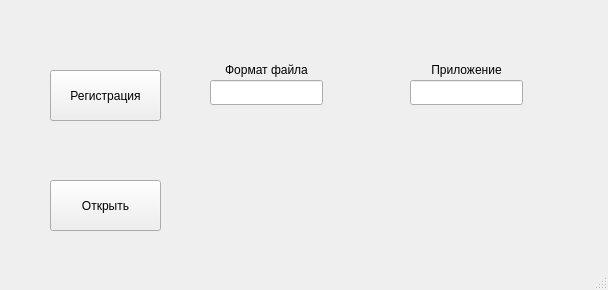
<?xml version="1.0" encoding="UTF-8"?>
<ui version="4.0">
 <class>MainWindow</class>
 <widget class="QMainWindow" name="MainWindow">
  <property name="geometry">
   <rect>
    <x>0</x>
    <y>0</y>
    <width>608</width>
    <height>290</height>
   </rect>
  </property>
  <property name="windowTitle">
   <string>Demo</string>
  </property>
  <widget class="QWidget" name="centralwidget">
   <widget class="QPushButton" name="RegisterButton">
    <property name="geometry">
     <rect>
      <x>50</x>
      <y>70</y>
      <width>111</width>
      <height>51</height>
     </rect>
    </property>
    <property name="text">
     <string>Регистрация</string>
    </property>
   </widget>
   <widget class="QPushButton" name="OpenButton">
    <property name="geometry">
     <rect>
      <x>50</x>
      <y>180</y>
      <width>111</width>
      <height>51</height>
     </rect>
    </property>
    <property name="text">
     <string>Открыть</string>
    </property>
   </widget>
   <widget class="QLabel" name="label">
    <property name="geometry">
     <rect>
      <x>206</x>
      <y>60</y>
      <width>121</width>
      <height>20</height>
     </rect>
    </property>
    <property name="text">
     <string>Формат файла</string>
    </property>
    <property name="alignment">
     <set>Qt::AlignCenter</set>
    </property>
   </widget>
   <widget class="QLabel" name="label_2">
    <property name="geometry">
     <rect>
      <x>406</x>
      <y>60</y>
      <width>121</width>
      <height>20</height>
     </rect>
    </property>
    <property name="text">
     <string>Приложение</string>
    </property>
    <property name="alignment">
     <set>Qt::AlignCenter</set>
    </property>
   </widget>
   <widget class="QLineEdit" name="FileFormat">
    <property name="geometry">
     <rect>
      <x>210</x>
      <y>80</y>
      <width>113</width>
      <height>25</height>
     </rect>
    </property>
   </widget>
   <widget class="QLineEdit" name="FileApplication">
    <property name="geometry">
     <rect>
      <x>410</x>
      <y>80</y>
      <width>113</width>
      <height>25</height>
     </rect>
    </property>
   </widget>
  </widget>
  <widget class="QStatusBar" name="statusbar"/>
 </widget>
 <resources/>
 <connections/>
</ui>
